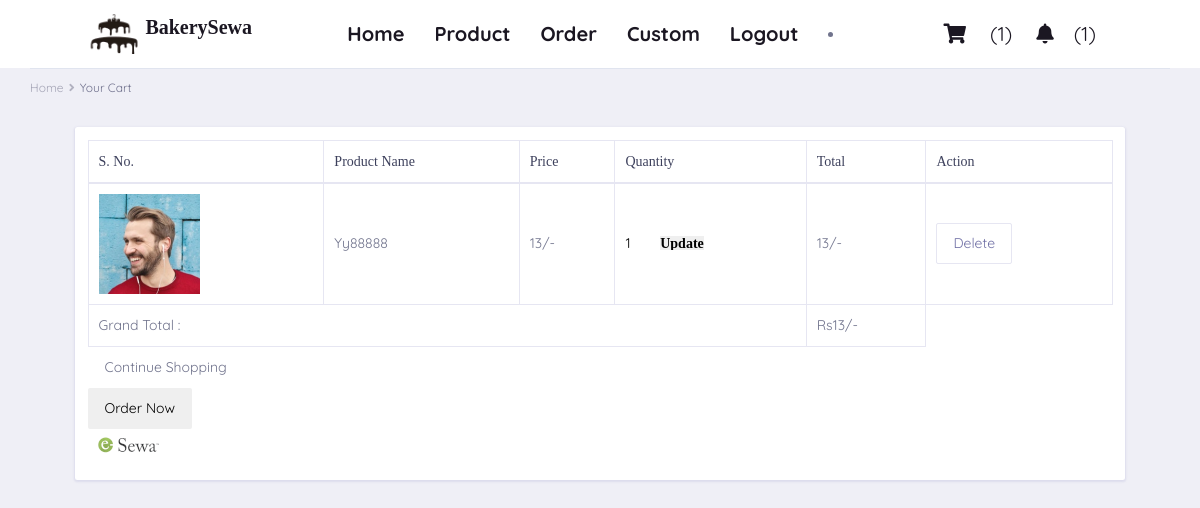
The page /customer/cart.php (signed in) on the database its author committed.
### tables this page shows
CREATE TABLE `products` (
  `id` int(11) NOT NULL,
  `name` varchar(255) NOT NULL,
  `stock` int(11) NOT NULL,
  `image` varchar(255) NOT NULL,
  `price` int(11) NOT NULL,
  `category_id` int(11) NOT NULL,
  `details` varchar(255) NOT NULL,
  `flavor_id` int(255) NOT NULL,
  `status` varchar(255) NOT NULL DEFAULT 'normal'
);

CREATE TABLE `sessions` (
  `session_id` int(11) NOT NULL,
  `user_id` int(11) DEFAULT NULL,
  `product_id` int(11) DEFAULT NULL,
  `product_quantity` int(11) DEFAULT NULL,
  `session_start_time` timestamp NOT NULL DEFAULT current_timestamp(),
  `price` varchar(255) NOT NULL,
  `status` varchar(255) DEFAULT 'pending'
);

### customer/cart.php (the view, shortened to what this page needs)
<?php
   include 'header.php';
?>
<!doctype html>
<html lang="en">
<head>
    <link rel="stylesheet" href="css/bootstrap.min.css">
    <link href="fonts/circular-std/style.css" rel="stylesheet">
    <link rel="stylesheet" href="css/style.css">
    <link rel="stylesheet" href="css/userpage.css">
    <link rel="stylesheet" href="fonts/fontawesome/css/fontawesome-all.css">
    <link rel="stylesheet" type="text/css" href="css/owl.carousel.min.css">
    <link rel="stylesheet" type="text/css" href="css/owl.theme.default.min.css">
</head>
<body>
    <div class="container-fluid dashboard-content">
        <div class="row">
            <div class="col-xl-12 col-lg-12 col-md-12 col-sm-12 col-12">
                <div class="page-header">
                    <h2 class="pageheader-title">Cart</h2>
                    <div class="page-breadcrumb">
                        <nav aria-label="breadcrumb">
                            <ol class="breadcrumb">
                                <li class="breadcrumb-item"><a href="index.php" class="breadcrumb-link">Home</a></li>
                                <li class="breadcrumb-item active" aria-current="page">Your cart</li>
                            </ol>
                        </nav>
                    </div>
                </div>
            </div>
        </div>
        <div class="row mx-5">
            <div class="col-xl-12 col-lg-12 col-md-12 col-sm-12 col-12">
                <div class="card">
                    <div class="card-body">
                        <div class="table-responsive">
                            <table class="table table-bordered">
                                <thead>
                                    <tr>
                                        <th>S. No.</th>
                                        <th>Product Name</th>
                                        <th>Price</th>
                                        <th>Quantity</th>
                                        <th>Total</th>
                                        <th>Action</th>
                                    </tr>
                                </thead>
                                    <tbody>
                                        <?php
                                                        $grand_total = 0;
                                                        $select_cart = mysqli_query($conn, "SELECT * FROM `sessions` WHERE user_id = '$user_id' AND status = 'pending' ") or die(mysqli_error($conn));
                                                        if(mysqli_num_rows($select_cart) > 0){
                                                            while($fetch_cart = mysqli_fetch_assoc($select_cart)){
                                                    ?>
                                        <tr>
                                            <?php
                                                                    $products_id=$fetch_cart['product_id'];
                                                                    $select_products = mysqli_query($conn, "SELECT * FROM `products` WHERE  id = '$products_id' ") or die('query failed');
                                                                    if(mysqli_num_rows($select_products) > 0){
                                                                    while($fetch_products = mysqli_fetch_assoc($select_products)){
                                                                    ?>
                                            <td><img src="../images/<?php echo $fetch_products['image']; ?>"
                                                    height="100" alt=""></td>
                                            <td>
                                                <?php echo $fetch_products['name']; ?>
                                            </td>
                                            <td>
                                                <?php echo $fetch_products['price']; ?>/-
                                            </td>
                                            <td>
                                                <form action="" method="post">
                                                    <input type="number" name="cart_quantity" min="1"
                                                        max="<?php echo $fetch_products['stock']; ?>"
                                                        value="<?php echo $fetch_cart['product_quantity']; ?>">
                                                    <?php
                                                                    }  ;
                                                                    } else{
                                                                        echo '<p class="empty">no products added yet!</p>';
                                                                    };
                                                                    ?>
                                                    <input type="submit" name="update_cart" value="update"
                                                        class="fas fa-sync-alt">
                                                </form>
                                            </td>
                                            <td>
                                                <?php echo $sub_total = ($fetch_cart['price'] * $fetch_cart['product_quantity']); ?>/-
                                            </td>
                                            <td><a href="cart.php?delete=<?php echo $fetch_cart['session_id']; ?>"
                                                    class="btn btn-danger btn-outline-light my-2 my-sm-0"
                                                    onclick="return confirm('delete this from cart?');">delete</a></td>
                                        </tr>
                                        <?php
                                                    $grand_total += $sub_total;
                                                                                 ?>
                                            <?php
                                                  }
                                                }
                                                 else{
                                                    echo '<tr><td style="padding:20px; text-transform:capitalize;" colspan="6">no item added</td></tr>';
                                                };
                                                ?>
                                                                                                            <tr>
                                                            <tr class="table-bottom">
                                                                <td colspan="4">grand total :</td>
                                                                <td>rs<?php echo $grand_total; ?>/-</td>
                                                            </tr>
                                                            </tbody>
                                                            </table>
                                                            <div class="cart-btn">
                                                                <a href="shop.php" class="btn">continue shopping</a>
                                                                <form action="" method="post">
                                                                <input type="submit" value="order now" class="btn <?php echo ($grand_total > 0)?'':'disabled'; ?>" name="order_btn">
                                                                </form>
                                                                <form action="https://uat.esewa.com.np/epay/main" method="POST">
                                                                    <div class="middle-container">
                                                                        <div class="middle-section">
                                                                                <div class="payment-section">
                                                                                <div class="payment-options">
                                                                                    <input class="img" value="Submit"  src="../images/esewa.png" type="image">
                                                                                </div>
                                                                                </div>
                                                                        </div>
                                                                    </div>
                                                                    </form>
                                                            </div>
                                                            </div>
                        </div>
                    </div>
                </div>
            </div>
        </div>

### css/style.css (style rules this page uses)
:root { --purple:#8e44ad; --red:#c0392b; --orange:#f39c12; --black:#333; --white:#fff; --light-color:#666; --light-white:#ccc; --light-bg:#f5f5f5; --border:.1rem solid var(--black); --box-shadow:0 .5rem 1rem rgba(0,0,0,.1); }
* { font-family: 'Rubik', sans-serif; margin:0; padding:0; box-sizing: border-box; outline: none; border:none; text-decoration: none; transition:all .2s linear; }
html { font-size: 62.5%; overflow-x: hidden; }
body { background-color: var(--light-bg); }
:root { --black: #1B1722; --white : #F0F0F0; --box-shadow: 0px 4px 4px rgba(0, 0, 0, 0.25); }
* { font-family: 'Quicksand', sans-serif; margin: 0; padding: 0; box-sizing: border-box; outline: none; border: none; text-decoration: none; text-transform: capitalize; transition: .2s linear; }
html { font-size: 62.5%; overflow-x: hidden; scroll-padding-top: 7rem; scroll-behavior: smooth; }

### rows shown on the page
sessions: cart_quantity "1", price "13"
products: image (picture), name "Yy88888", price "13"

### other values the page prints
$cart_rows_number "1"
$grand_total "13"
